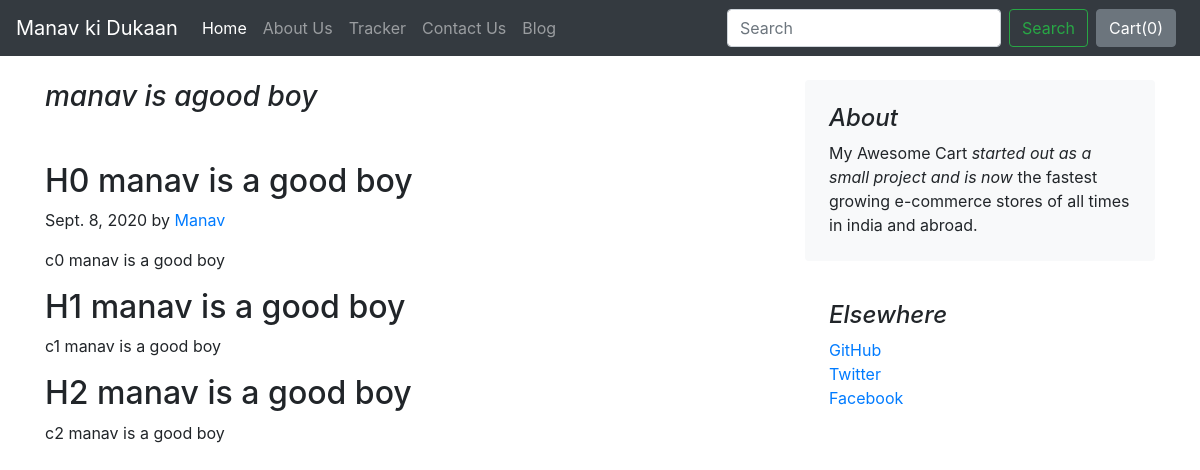
The page /blog/blogpost/1 on the database its author committed.
### blog/models.py (models this page shows)
class Blogpost(models.Model):
    post_id = models.AutoField(primary_key=True)
    title = models.CharField(max_length=50)
    head0 = models.CharField(max_length=500, default="")
    chead0 = models.CharField(max_length=5000, default="")
    head1 = models.CharField(max_length=500, default="")
    chead1 = models.CharField(max_length=5000, default="")
    head2 = models.CharField(max_length=500, default="")
    chead2 = models.CharField(max_length=5000, default="")
    pub_date = models.DateField()
    thumbnail = models.ImageField(upload_to='shop/images', default="")
    def __str__(self):
        return self.title

### blog/views.py (the view)
# urls.py: path("blogpost/<int:id>", views.blogpost, name="blogPost"),
def blogpost(request, id):
    post = Blogpost.objects.filter(post_id = id)[0]
    print(post)
    return render(request, 'blog/blogpost.html', {'post':post})

### blog/templates/blog/blogpost.html (shortened to what this page needs)
{% extends 'blog/basic.html' %}
{% block body %}
<div class="container">
    <div class="row mt-4">
        <div class="col-md-8 blog-main">
            <h3 class="pb-4 mb-4 font-italic">
                {{post.title}}
            </h3>
            <div class="blog-post">
                <h2 class="blog-post-title">{{post.head0}}</h2>
                <p class="blog-post-meta">{{post.pub_date}} by <a href="#">Manav</a></p>
                <p>{{post.chead0}}</p>
                <h2>{{post.head1}}</h2>
                <p>{{post.chead1}}</p>
                <h2>{{post.head2}}</h2>
                <p>{{post.chead2}}</p>
            </div>
        </div>
        <aside class="col-md-4 blog-sidebar">
            <div class="p-4 mb-3 bg-light rounded">
                <h4 class="font-italic">About</h4>
                <p class="mb-0">My Awesome Cart <em>started out as a small project and is now</em> the fastest growing e-commerce stores of all times in india and abroad.</p>
            </div>
            <div class="p-4">
                <h4 class="font-italic">Elsewhere</h4>
                <ol class="list-unstyled">
                    <li><a href="#">GitHub</a></li>
                    <li><a href="#">Twitter</a></li>
                    <li><a href="#">Facebook</a></li>
                </ol>
            </div>
        </aside>
    </div>
</div>
{% endblock %}

### rows shown on the page
Blogpost: title "manav is agood boy", head0 "H0 manav is a good boy", pub_date "Sept. 8, 2020", chead0 "c0 manav is a good boy", head1 "H1 manav is a good boy", chead1 "c1 manav is a good boy", head2 "H2 manav is a good boy", chead2 "c2 manav is a good boy"
